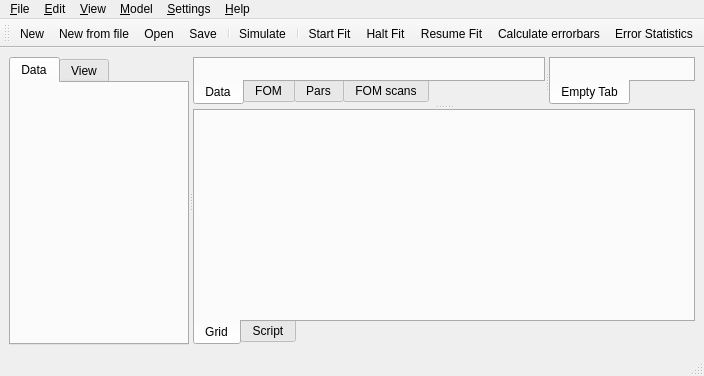
<?xml version="1.0" encoding="UTF-8"?>
<ui version="4.0">
  <class>GenxMainWindowUI</class>
  <widget class="QMainWindow" name="GenxMainWindowUI">
    <property name="windowTitle">
      <string>GenX</string>
    </property>
    <property name="windowIcon">
      <iconset>
        <normaloff>:/main_gui/genx.svg</normaloff>
        <normalon>:/main_gui/genx.svg</normalon>
      </iconset>
    </property>
    <widget class="QWidget" name="centralwidget">
      <layout class="QVBoxLayout" name="centralLayout">
        <item>
          <widget class="QSplitter" name="mainSplitter">
            <property name="orientation">
              <enum>Qt::Horizontal</enum>
            </property>
            <widget class="QTabWidget" name="leftTabWidget">
              <widget class="QWidget" name="tabData">
                <attribute name="title">
                  <string>Data</string>
                </attribute>
                <layout class="QVBoxLayout" name="dataTabLayout">
                  <item>
                    <widget class="DataListControl" name="dataListControl"/>
                  </item>
                </layout>
              </widget>
              <widget class="QWidget" name="tabView">
                <attribute name="title">
                  <string>View</string>
                </attribute>
                <layout class="QVBoxLayout" name="viewTabLayout"/>
              </widget>
            </widget>
            <widget class="QSplitter" name="rightSplitter">
              <property name="orientation">
                <enum>Qt::Vertical</enum>
              </property>
              <widget class="QSplitter" name="plotSplitter">
                <property name="orientation">
                  <enum>Qt::Horizontal</enum>
                </property>
                <widget class="QTabWidget" name="plotTabWidget">
                  <property name="tabPosition">
                    <enum>QTabWidget::South</enum>
                  </property>
                  <widget class="QWidget" name="plotTabData">
                    <attribute name="title">
                      <string>Data</string>
                    </attribute>
                    <layout class="QVBoxLayout" name="plotDataLayout">
                      <item>
                        <widget class="DataPlotPanel" name="plotDataPanel"/>
                      </item>
                    </layout>
                  </widget>
                  <widget class="QWidget" name="plotTabFom">
                    <attribute name="title">
                      <string>FOM</string>
                    </attribute>
                    <layout class="QVBoxLayout" name="plotFomLayout">
                      <item>
                        <widget class="ErrorPlotPanel" name="plotFomPanel"/>
                      </item>
                    </layout>
                  </widget>
                  <widget class="QWidget" name="plotTabPars">
                    <attribute name="title">
                      <string>Pars</string>
                    </attribute>
                    <layout class="QVBoxLayout" name="plotParsLayout">
                      <item>
                        <widget class="ParsPlotPanel" name="plotParsPanel"/>
                      </item>
                    </layout>
                  </widget>
                  <widget class="QWidget" name="plotTabFomScans">
                    <attribute name="title">
                      <string>FOM scans</string>
                    </attribute>
                    <layout class="QVBoxLayout" name="plotFomScansLayout">
                      <item>
                        <widget class="FomScanPlotPanel" name="plotFomScansPanel"/>
                      </item>
                    </layout>
                  </widget>
                </widget>
                <widget class="QTabWidget" name="pluginTabWidget">
                  <property name="tabPosition">
                    <enum>QTabWidget::South</enum>
                  </property>
                  <widget class="QWidget" name="pluginTabEmpty">
                    <attribute name="title">
                      <string>Empty Tab</string>
                    </attribute>
                    <layout class="QVBoxLayout" name="pluginEmptyLayout"/>
                  </widget>
                </widget>
              </widget>
              <widget class="QTabWidget" name="inputTabWidget">
                <property name="tabPosition">
                  <enum>QTabWidget::South</enum>
                </property>
                <widget class="QWidget" name="inputTabGrid">
                  <attribute name="title">
                    <string>Grid</string>
                  </attribute>
                  <layout class="QVBoxLayout" name="inputGridLayout"/>
                </widget>
                <widget class="QWidget" name="inputTabScript">
                  <attribute name="title">
                    <string>Script</string>
                  </attribute>
                  <layout class="QVBoxLayout" name="inputScriptLayout">
                    <item>
                      <widget class="QPlainTextEdit" name="scriptEditor"/>
                    </item>
                  </layout>
                </widget>
              </widget>
            </widget>
          </widget>
        </item>
      </layout>
    </widget>

    <widget class="QMenuBar" name="menubar">
      <addaction name="menuFile"/>
      <addaction name="menuEdit"/>
      <addaction name="menuView"/>
      <addaction name="menuModel"/>
      <addaction name="menuSettings"/>
      <addaction name="menuHelp"/>
      <widget class="QMenu" name="menuFile">
        <property name="title">
          <string>&amp;File</string>
        </property>
        <addaction name="actionNewModel"/>
        <addaction name="actionNewFromFile"/>
        <addaction name="actionOpenModel"/>
        <addaction name="actionSaveModel"/>
        <addaction name="actionSaveModelAs"/>
        <addaction name="separator"/>
        <addaction name="actionBatchDialog"/>
        <addaction name="separator"/>
        <addaction name="menuImport"/>
        <addaction name="menuExport"/>
        <addaction name="separator"/>
        <addaction name="menuPrint"/>
        <addaction name="separator"/>
        <addaction name="actionQuit"/>
        <widget class="QMenu" name="menuImport">
          <property name="title">
            <string>Import</string>
          </property>
          <addaction name="actionImportData"/>
          <addaction name="actionImportTable"/>
          <addaction name="actionImportScript"/>
        </widget>
        <widget class="QMenu" name="menuExport">
          <property name="title">
            <string>Export</string>
          </property>
          <addaction name="actionExportOrso"/>
          <addaction name="actionExportData"/>
          <addaction name="actionExportTable"/>
          <addaction name="actionExportScript"/>
        </widget>
        <widget class="QMenu" name="menuPrint">
          <property name="title">
            <string>Print</string>
          </property>
          <addaction name="actionPublishPlot"/>
          <addaction name="actionPrintPlot"/>
          <addaction name="actionPrintGrid"/>
          <addaction name="actionPrintScript"/>
        </widget>
      </widget>

      <widget class="QMenu" name="menuEdit">
        <property name="title">
          <string>&amp;Edit</string>
        </property>
        <addaction name="actionUndo"/>
        <addaction name="actionRedo"/>
        <addaction name="actionHistory"/>
        <addaction name="separator"/>
        <addaction name="actionCopyGraph"/>
        <addaction name="actionCopySimulation"/>
        <addaction name="actionCopyTable"/>
        <addaction name="separator"/>
        <addaction name="actionFindReplace"/>
        <addaction name="actionOpenInEditor"/>
        <addaction name="separator"/>
        <addaction name="menuData"/>
        <widget class="QMenu" name="menuData">
          <property name="title">
            <string>Data</string>
          </property>
          <addaction name="actionNewDataSet"/>
          <addaction name="actionDeleteDataSet"/>
          <addaction name="actionLowerData"/>
          <addaction name="actionRaiseData"/>
          <addaction name="separator"/>
          <addaction name="actionToggleShow"/>
          <addaction name="actionToggleUse"/>
          <addaction name="actionToggleError"/>
          <addaction name="separator"/>
          <addaction name="actionCalculations"/>
        </widget>
      </widget>

      <widget class="QMenu" name="menuView">
        <property name="title">
          <string>&amp;View</string>
        </property>
        <addaction name="actionValueAsSlider"/>
        <addaction name="separator"/>
        <addaction name="actionPlotMarkers"/>
        <addaction name="menuAutoColor"/>
        <addaction name="separator"/>
        <addaction name="actionUseToggleShow"/>
        <addaction name="separator"/>
        <addaction name="menuYScale"/>
        <addaction name="menuXScale"/>
        <widget class="QMenu" name="menuAutoColor">
          <property name="title">
            <string>Auto Color</string>
          </property>
          <addaction name="actionColorNone"/>
          <addaction name="actionColorCycle1"/>
          <addaction name="actionColorCycle2"/>
        </widget>
        <widget class="QMenu" name="menuYScale">
          <property name="title">
            <string>y scale</string>
          </property>
          <addaction name="actionYScaleLog"/>
          <addaction name="actionYScaleLin"/>
        </widget>
        <widget class="QMenu" name="menuXScale">
          <property name="title">
            <string>x scale</string>
          </property>
          <addaction name="actionXScaleLog"/>
          <addaction name="actionXScaleLin"/>
        </widget>
      </widget>

      <widget class="QMenu" name="menuModel">
        <property name="title">
          <string>&amp;Model</string>
        </property>
        <addaction name="actionSimulateAutomatically"/>
        <addaction name="separator"/>
        <addaction name="actionSimulate"/>
        <addaction name="actionEvaluate"/>
        <addaction name="actionUseCuda"/>
        <addaction name="separator"/>
        <addaction name="actionStartFit"/>
        <addaction name="actionStopFit"/>
        <addaction name="actionResumeFit"/>
        <addaction name="separator"/>
        <addaction name="actionAnalyzeFit"/>
      </widget>

      <widget class="QMenu" name="menuSettings">
        <property name="title">
          <string>&amp;Settings</string>
        </property>
        <addaction name="menuPlugins"/>
        <addaction name="separator"/>
        <addaction name="actionOptimizer"/>
        <addaction name="actionDataLoader"/>
        <addaction name="actionImportSettings"/>
        <addaction name="separator"/>
        <addaction name="actionStartupProfile"/>
        <addaction name="actionSelectExternalEditor"/>
        <widget class="QMenu" name="menuPlugins">
          <property name="title">
            <string>Plugins</string>
          </property>
        </widget>
      </widget>

      <widget class="QMenu" name="menuHelp">
        <property name="title">
          <string>&amp;Help</string>
        </property>
        <addaction name="actionModelsHelp"/>
        <addaction name="actionFomHelp"/>
        <addaction name="actionPluginsHelp"/>
        <addaction name="actionDataLoadersHelp"/>
        <addaction name="separator"/>
        <addaction name="actionOpenExamples"/>
        <addaction name="actionOpenManual"/>
        <addaction name="actionOpenHomepage"/>
        <addaction name="actionAbout"/>
        <addaction name="separator"/>
        <addaction name="actionCollectDebugInfo"/>
      </widget>
    </widget>

    <widget class="QToolBar" name="toolbarMain">
      <property name="windowTitle">
        <string>Main</string>
      </property>
      <addaction name="actionNewModel"/>
      <addaction name="actionNewFromFile"/>
      <addaction name="actionOpenModel"/>
      <addaction name="actionSaveModel"/>
      <addaction name="separator"/>
      <addaction name="actionSimulate"/>
      <addaction name="separator"/>
      <addaction name="actionStartFit"/>
      <addaction name="actionStopFit"/>
      <addaction name="actionResumeFit"/>
      <addaction name="actionCalcErrorBars"/>
      <addaction name="actionErrorStatistics"/>
    </widget>

    <widget class="QStatusBar" name="statusbar"/>
    <action name="actionNewModel">
      <property name="icon">
        <iconset>
          <normaloff>:/main_gui/new.svg</normaloff>
          <normalon>:/main_gui/new.svg</normalon>
        </iconset>
      </property>
      <property name="text">
        <string>New...</string>
      </property>
      <property name="shortcut">
        <string>Ctrl+N</string>
      </property>
    </action>
    <action name="actionNewFromFile">
      <property name="icon">
        <iconset>
          <normaloff>:/main_gui/new_from_file.png</normaloff>
          <normalon>:/main_gui/new_from_file.png</normalon>
        </iconset>
      </property>
      <property name="text">
        <string>New from file...</string>
      </property>
      <property name="shortcut">
        <string>Ctrl+Shift+N</string>
      </property>
    </action>
    <action name="actionOpenModel">
      <property name="icon">
        <iconset>
          <normaloff>:/main_gui/open.svg</normaloff>
          <normalon>:/main_gui/open.svg</normalon>
        </iconset>
      </property>
      <property name="text">
        <string>Open...</string>
      </property>
      <property name="shortcut">
        <string>Ctrl+O</string>
      </property>
    </action>
    <action name="actionSaveModel">
      <property name="icon">
        <iconset>
          <normaloff>:/main_gui/save.svg</normaloff>
          <normalon>:/main_gui/save.svg</normalon>
        </iconset>
      </property>
      <property name="text">
        <string>Save</string>
      </property>
      <property name="shortcut">
        <string>Ctrl+S</string>
      </property>
    </action>
    <action name="actionSaveModelAs">
      <property name="text">
        <string>Save As...</string>
      </property>
    </action>
    <action name="actionQuit">
      <property name="text">
        <string>&amp;Quit</string>
      </property>
      <property name="shortcut">
        <string>Alt+Q</string>
      </property>
    </action>

    <action name="actionBatchDialog">
      <property name="text">
        <string>Batch dialog...</string>
      </property>
    </action>

    <action name="actionImportData">
      <property name="text">
        <string>Import Data...</string>
      </property>
      <property name="shortcut">
        <string>Ctrl+D</string>
      </property>
    </action>
    <action name="actionImportTable">
      <property name="text">
        <string>Import Table...</string>
      </property>
    </action>
    <action name="actionImportScript">
      <property name="text">
        <string>Import Script...</string>
      </property>
    </action>

    <action name="actionExportOrso">
      <property name="text">
        <string>Export ORSO...</string>
      </property>
    </action>
    <action name="actionExportData">
      <property name="text">
        <string>Export Data...</string>
      </property>
    </action>
    <action name="actionExportTable">
      <property name="text">
        <string>Export Table...</string>
      </property>
    </action>
    <action name="actionExportScript">
      <property name="text">
        <string>Export Script...</string>
      </property>
    </action>

    <action name="actionPublishPlot">
      <property name="text">
        <string>Publish Plot...</string>
      </property>
      <property name="shortcut">
        <string>Ctrl+Shift+P</string>
      </property>
    </action>
    <action name="actionPrintPlot">
      <property name="text">
        <string>Print Plot...</string>
      </property>
      <property name="shortcut">
        <string>Ctrl+P</string>
      </property>
    </action>
    <action name="actionPrintGrid">
      <property name="text">
        <string>Print Grid...</string>
      </property>
    </action>
    <action name="actionPrintScript">
      <property name="text">
        <string>Print Script...</string>
      </property>
    </action>

    <action name="actionUndo">
      <property name="text">
        <string>Undo</string>
      </property>
      <property name="shortcut">
        <string>Ctrl+Z</string>
      </property>
    </action>
    <action name="actionRedo">
      <property name="text">
        <string>Redo</string>
      </property>
      <property name="shortcut">
        <string>Ctrl+Shift+Z</string>
      </property>
    </action>
    <action name="actionHistory">
      <property name="text">
        <string>History...</string>
      </property>
    </action>

    <action name="actionCopyGraph">
      <property name="text">
        <string>Copy Graph</string>
      </property>
    </action>
    <action name="actionCopySimulation">
      <property name="text">
        <string>Copy Simulation</string>
      </property>
    </action>
    <action name="actionCopyTable">
      <property name="text">
        <string>Copy Table</string>
      </property>
    </action>

    <action name="actionFindReplace">
      <property name="text">
        <string>Find/Replace...</string>
      </property>
      <property name="shortcut">
        <string>Ctrl+F</string>
      </property>
    </action>
    <action name="actionOpenInEditor">
      <property name="text">
        <string>Open in Editor</string>
      </property>
      <property name="shortcut">
        <string>Ctrl+E</string>
      </property>
    </action>

    <action name="actionNewDataSet">
      <property name="text">
        <string>New data set</string>
      </property>
      <property name="shortcut">
        <string>Alt+N</string>
      </property>
    </action>
    <action name="actionDeleteDataSet">
      <property name="text">
        <string>Delete</string>
      </property>
      <property name="shortcut">
        <string>Alt+D</string>
      </property>
    </action>
    <action name="actionLowerData">
      <property name="text">
        <string>Lower item</string>
      </property>
      <property name="shortcut">
        <string>Alt+L</string>
      </property>
    </action>
    <action name="actionRaiseData">
      <property name="text">
        <string>Raise item</string>
      </property>
      <property name="shortcut">
        <string>Alt+R</string>
      </property>
    </action>
    <action name="actionToggleShow">
      <property name="text">
        <string>Toggle Show</string>
      </property>
      <property name="shortcut">
        <string>Alt+S</string>
      </property>
    </action>
    <action name="actionToggleUse">
      <property name="text">
        <string>Toggle Use</string>
      </property>
      <property name="shortcut">
        <string>Alt+U</string>
      </property>
    </action>
    <action name="actionToggleError">
      <property name="text">
        <string>Toggle Error</string>
      </property>
      <property name="shortcut">
        <string>Alt+E</string>
      </property>
    </action>
    <action name="actionCalculations">
      <property name="text">
        <string>Calculations...</string>
      </property>
      <property name="shortcut">
        <string>Alt+C</string>
      </property>
    </action>

    <action name="actionValueAsSlider">
      <property name="checkable">
        <bool>true</bool>
      </property>
      <property name="text">
        <string>Value as slider</string>
      </property>
    </action>
    <action name="actionPlotMarkers">
      <property name="text">
        <string>Plot Markers</string>
      </property>
      <property name="shortcut">
        <string>Ctrl+Shift+P</string>
      </property>
    </action>
    <action name="actionUseToggleShow">
      <property name="checkable">
        <bool>true</bool>
      </property>
      <property name="text">
        <string>Use Toggle Show</string>
      </property>
    </action>

    <action name="actionColorNone">
      <property name="checkable">
        <bool>true</bool>
      </property>
      <property name="text">
        <string>none</string>
      </property>
    </action>
    <action name="actionColorCycle1">
      <property name="checkable">
        <bool>true</bool>
      </property>
      <property name="text">
        <string>cycle1</string>
      </property>
    </action>
    <action name="actionColorCycle2">
      <property name="checkable">
        <bool>true</bool>
      </property>
      <property name="text">
        <string>cycle2</string>
      </property>
    </action>

    <action name="actionYScaleLog">
      <property name="checkable">
        <bool>true</bool>
      </property>
      <property name="text">
        <string>log</string>
      </property>
    </action>
    <action name="actionYScaleLin">
      <property name="checkable">
        <bool>true</bool>
      </property>
      <property name="text">
        <string>lin</string>
      </property>
    </action>
    <action name="actionXScaleLog">
      <property name="checkable">
        <bool>true</bool>
      </property>
      <property name="text">
        <string>log</string>
      </property>
    </action>
    <action name="actionXScaleLin">
      <property name="checkable">
        <bool>true</bool>
      </property>
      <property name="text">
        <string>lin</string>
      </property>
    </action>

    <action name="actionSimulateAutomatically">
      <property name="checkable">
        <bool>true</bool>
      </property>
      <property name="text">
        <string>Simulate Automatically</string>
      </property>
    </action>
    <action name="actionSimulate">
      <property name="icon">
        <iconset>
          <normaloff>:/main_gui/simulate.svg</normaloff>
          <normalon>:/main_gui/simulate.svg</normalon>
        </iconset>
      </property>
      <property name="text">
        <string>Simulate</string>
      </property>
      <property name="shortcut">
        <string>F9</string>
      </property>
    </action>
    <action name="actionEvaluate">
      <property name="text">
        <string>Evaluate</string>
      </property>
      <property name="shortcut">
        <string>F5</string>
      </property>
    </action>
    <action name="actionUseCuda">
      <property name="checkable">
        <bool>true</bool>
      </property>
      <property name="text">
        <string>Use CUDA</string>
      </property>
    </action>
    <action name="actionStartFit">
      <property name="icon">
        <iconset>
          <normaloff>:/main_gui/start_fit.svg</normaloff>
          <normalon>:/main_gui/start_fit.svg</normalon>
        </iconset>
      </property>
      <property name="text">
        <string>Start Fit</string>
      </property>
      <property name="shortcut">
        <string>Ctrl+F</string>
      </property>
    </action>
    <action name="actionStopFit">
      <property name="icon">
        <iconset>
          <normaloff>:/main_gui/stop_fit.svg</normaloff>
          <normalon>:/main_gui/stop_fit.svg</normalon>
        </iconset>
      </property>
      <property name="text">
        <string>Halt Fit</string>
      </property>
      <property name="shortcut">
        <string>Ctrl+H</string>
      </property>
    </action>
    <action name="actionResumeFit">
      <property name="icon">
        <iconset>
          <normaloff>:/main_gui/restart_fit.svg</normaloff>
          <normalon>:/main_gui/restart_fit.svg</normalon>
        </iconset>
      </property>
      <property name="text">
        <string>Resume Fit</string>
      </property>
      <property name="shortcut">
        <string>Ctrl+R</string>
      </property>
    </action>
    <action name="actionAnalyzeFit">
      <property name="text">
        <string>Analyze fit</string>
      </property>
    </action>

    <action name="actionCalcErrorBars">
      <property name="icon">
        <iconset>
          <normaloff>:/main_gui/calc_error_bar.svg</normaloff>
          <normalon>:/main_gui/calc_error_bar.svg</normalon>
        </iconset>
      </property>
      <property name="text">
        <string>Calculate errorbars</string>
      </property>
    </action>
    <action name="actionErrorStatistics">
      <property name="icon">
        <iconset>
          <normaloff>:/main_gui/par_proj.svg</normaloff>
          <normalon>:/main_gui/par_proj.svg</normalon>
        </iconset>
      </property>
      <property name="text">
        <string>Error Statistics</string>
      </property>
    </action>

    <action name="actionOptimizer">
      <property name="text">
        <string>Optimizer...</string>
      </property>
      <property name="shortcut">
        <string>Ctrl+Shift+O</string>
      </property>
    </action>
    <action name="actionDataLoader">
      <property name="text">
        <string>Data Loader...</string>
      </property>
      <property name="shortcut">
        <string>Ctrl+Shift+D</string>
      </property>
    </action>
    <action name="actionImportSettings">
      <property name="text">
        <string>Import settings...</string>
      </property>
      <property name="shortcut">
        <string>Ctrl+Shift+I</string>
      </property>
    </action>
    <action name="actionStartupProfile">
      <property name="text">
        <string>Startup Profile...</string>
      </property>
    </action>
    <action name="actionSelectExternalEditor">
      <property name="text">
        <string>Select External Editor...</string>
      </property>
    </action>

    <action name="actionModelsHelp">
      <property name="text">
        <string>Models Help...</string>
      </property>
    </action>
    <action name="actionFomHelp">
      <property name="text">
        <string>FOM Help</string>
      </property>
    </action>
    <action name="actionPluginsHelp">
      <property name="text">
        <string>Plugins Help...</string>
      </property>
    </action>
    <action name="actionDataLoadersHelp">
      <property name="text">
        <string>Data loaders Help...</string>
      </property>
    </action>
    <action name="actionOpenExamples">
      <property name="text">
        <string>Open Examples...</string>
      </property>
    </action>
    <action name="actionOpenManual">
      <property name="text">
        <string>Open Manual...</string>
      </property>
    </action>
    <action name="actionOpenHomepage">
      <property name="text">
        <string>Open Homepage...</string>
      </property>
    </action>
    <action name="actionAbout">
      <property name="text">
        <string>About...</string>
      </property>
    </action>
    <action name="actionCollectDebugInfo">
      <property name="text">
        <string>Collect Debug Info...</string>
      </property>
      <property name="shortcut">
        <string>Ctrl+L</string>
      </property>
    </action>

  </widget>
  <resources/>
  <customwidgets>
    <customwidget>
      <class>DataPlotPanel</class>
      <extends>QWidget</extends>
      <header>genx.gui_qt.plotpanel</header>
    </customwidget>
    <customwidget>
      <class>ErrorPlotPanel</class>
      <extends>QWidget</extends>
      <header>genx.gui_qt.plotpanel</header>
    </customwidget>
    <customwidget>
      <class>ParsPlotPanel</class>
      <extends>QWidget</extends>
      <header>genx.gui_qt.plotpanel</header>
    </customwidget>
    <customwidget>
      <class>FomScanPlotPanel</class>
      <extends>QWidget</extends>
      <header>genx.gui_qt.plotpanel</header>
    </customwidget>
    <customwidget>
      <class>DataListControl</class>
      <extends>QWidget</extends>
      <header>genx.gui_qt.datalist</header>
    </customwidget>
  </customwidgets>
  <connections/>
</ui>
